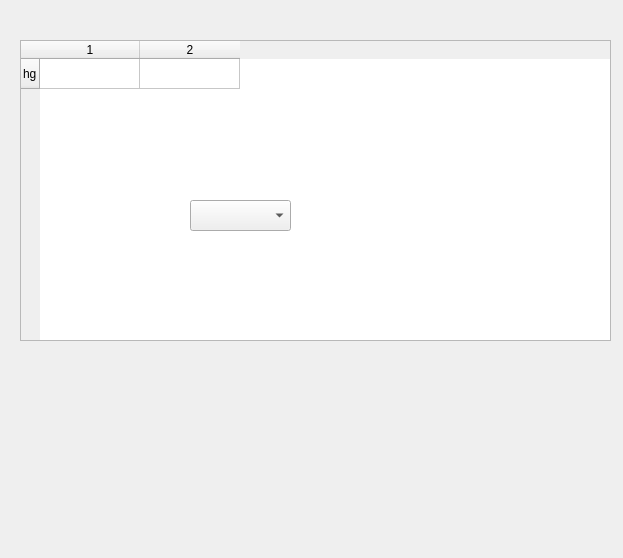
<?xml version="1.0" encoding="UTF-8"?>
<ui version="4.0">
 <class>w_taberror</class>
 <widget class="QWidget" name="w_taberror">
  <property name="geometry">
   <rect>
    <x>0</x>
    <y>0</y>
    <width>623</width>
    <height>558</height>
   </rect>
  </property>
  <property name="windowTitle">
   <string>Form</string>
  </property>
  <widget class="QTableWidget" name="tableWidget">
   <property name="geometry">
    <rect>
     <x>20</x>
     <y>40</y>
     <width>591</width>
     <height>301</height>
    </rect>
   </property>
   <row>
    <property name="text">
     <string>hg</string>
    </property>
   </row>
   <column>
    <property name="text">
     <string>1</string>
    </property>
   </column>
   <column>
    <property name="text">
     <string>2</string>
    </property>
   </column>
  </widget>
  <widget class="QComboBox" name="comboBox">
   <property name="geometry">
    <rect>
     <x>190</x>
     <y>200</y>
     <width>101</width>
     <height>31</height>
    </rect>
   </property>
  </widget>
 </widget>
 <resources/>
 <connections/>
</ui>
